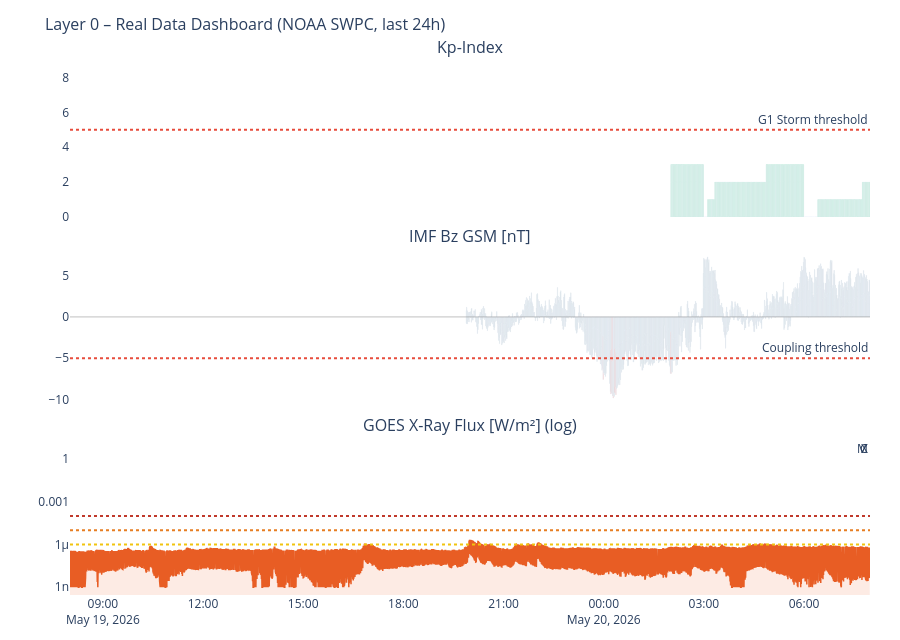

This figure's notebook cell:
### Markdown cell above
---
## 3. Time-Series Dashboard (Real Data)

### Code cell
# ============================================================
# DASHBOARD – Kp / Solar Wind / IMF Bz / X-Ray
# ============================================================

panels = [
    (df_kp,   'kp',     'Kp-Index',                       '#7F77DD', 'bar'),
    (df_sw,   'speed',  'Solar Wind Speed [km/s]',         '#F2A623', 'line'),
    (df_mag,  'bz_gsm', 'IMF Bz GSM [nT]',                '#378ADD', 'bar'),
    (df_xray, 'flux',   'GOES X-Ray Flux [W/m²] (log)',    '#E85D24', 'line'),
]
active = [(df, col, title, color, kind)
          for df, col, title, color, kind in panels
          if df is not None and col in df.columns]

if not active:
    print('No data available.')
else:
    fig = make_subplots(
        rows=len(active), cols=1, shared_xaxes=True,
        subplot_titles=[p[2] for p in active],
        vertical_spacing=0.06
    )
    for i, (df, col, title, color, kind) in enumerate(active, 1):
        ds = df.dropna(subset=[col])
        if kind == 'bar':
            if col == 'kp':
                mc = ['#2ecc71' if v < 4 else '#f39c12' if v < 6 else '#e74c3c'
                      for v in ds[col]]
            elif col == 'bz_gsm':
                mc = ['#e74c3c' if v < -5 else '#2ecc71' if v > 5 else '#95a5a6'
                      for v in ds[col]]
            else:
                mc = color
            fig.add_trace(go.Bar(x=ds['time'], y=ds[col], marker_color=mc,
                                 name=title, opacity=0.75), row=i, col=1)
        else:
            h = color.lstrip('#')
            r_c, g_c, b_c = int(h[0:2], 16), int(h[2:4], 16), int(h[4:6], 16)
            fc = f'rgba({r_c},{g_c},{b_c},0.12)'
            fig.add_trace(go.Scatter(x=ds['time'], y=ds[col], name=title,
                                     line=dict(color=color, width=1.5),
                                     fill='tozeroy', fillcolor=fc), row=i, col=1)

        if col == 'kp':
            fig.add_hline(y=5, line_dash='dot', line_color='#e74c3c',
                          annotation_text='G1 Storm threshold', row=i, col=1)
            fig.update_yaxes(range=[0, 9], row=i, col=1)
        elif col == 'speed':
            fig.add_hline(y=500, line_dash='dot', line_color='#E85D24',
                          annotation_text='Elevated wind', row=i, col=1)
        elif col == 'bz_gsm':
            fig.add_hline(y=0, line_color='gray', line_width=0.5, row=i, col=1)
            fig.add_hline(y=-5, line_dash='dot', line_color='#e74c3c',
                          annotation_text='Coupling threshold', row=i, col=1)
        elif col == 'flux':
            fig.update_yaxes(type='log', row=i, col=1)
            for lvl, lbl, lc in [(1e-4,'X','#c0392b'),(1e-5,'M','#e67e22'),(1e-6,'C','#f1c40f')]:
                fig.add_hline(y=lvl, line_dash='dot', line_color=lc,
                              annotation_text=lbl, row=i, col=1)

    fig.update_layout(
        title=dict(text='Layer 0 – Real Data Dashboard (NOAA SWPC, last 24h)', font=dict(size=16)),
        height=180 * len(active) + 100,
        showlegend=False,
        plot_bgcolor='rgba(0,0,0,0)', paper_bgcolor='rgba(0,0,0,0)',
        margin=dict(l=70, r=30, t=60, b=40)
    )
    fig.show()

### Figure 1 — Plotly figure (JSON) as saved in the notebook; plotly's stock layout.template omitted (floating-point values rounded to 4 significant figures; data arrays with more than 128 entries replaced by an {"elided": "..."} marker saying what was removed)
{"data": [{"marker": {"color": {"elided": "358 str values"}}, "name": "Kp-Index", "opacity": 0.75, "type": "bar", "x": {"elided": "358 str values"}, "xaxis": "x", "y": {"elided": "358 int values"}, "yaxis": "y"}, {"marker": {"color": {"elided": "1440 str values"}}, "name": "IMF Bz GSM [nT]", "opacity": 0.75, "type": "bar", "x": {"elided": "1440 str values"}, "xaxis": "x2", "y": {"elided": "1440 float values"}, "yaxis": "y2"}, {"fill": "tozeroy", "fillcolor": "rgba(232,93,36,0.12)", "line": {"color": "#E85D24", "width": 1.5}, "name": "GOES X-Ray Flux [W/m²] (log)", "type": "scatter", "x": {"elided": "2876 str values"}, "xaxis": "x3", "y": {"elided": "2876 float values"}, "yaxis": "y3"}], "layout": {"annotations": [{"font": {"size": 16}, "showarrow": false, "text": "Kp-Index", "x": 0.5, "xanchor": "center", "xref": "paper", "y": 1.0, "yanchor": "bottom", "yref": "paper"}, {"font": {"size": 16}, "showarrow": false, "text": "IMF Bz GSM [nT]", "x": 0.5, "xanchor": "center", "xref": "paper", "y": 0.6467, "yanchor": "bottom", "yref": "paper"}, {"font": {"size": 16}, "showarrow": false, "text": "GOES X-Ray Flux [W/m²] (log)", "x": 0.5, "xanchor": "center", "xref": "paper", "y": 0.2933, "yanchor": "bottom", "yref": "paper"}, {"showarrow": false, "text": "G1 Storm threshold", "x": 1, "xanchor": "right", "xref": "x domain", "y": 5, "yanchor": "bottom", "yref": "y"}, {"showarrow": false, "text": "Coupling threshold", "x": 1, "xanchor": "right", "xref": "x2 domain", "y": -5, "yanchor": "bottom", "yref": "y2"}, {"showarrow": false, "text": "X", "x": 1, "xanchor": "right", "xref": "x3 domain", "y": 0.0001, "yanchor": "bottom", "yref": "y3"}, {"showarrow": false, "text": "M", "x": 1, "xanchor": "right", "xref": "x3 domain", "y": 1e-05, "yanchor": "bottom", "yref": "y3"}, {"showarrow": false, "text": "C", "x": 1, "xanchor": "right", "xref": "x3 domain", "y": 1e-06, "yanchor": "bottom", "yref": "y3"}], "height": 640, "margin": {"b": 40, "l": 70, "r": 30, "t": 60}, "paper_bgcolor": "rgba(0,0,0,0)", "plot_bgcolor": "rgba(0,0,0,0)", "shapes": [{"line": {"color": "#e74c3c", "dash": "dot"}, "type": "line", "x0": 0, "x1": 1, "xref": "x domain", "y0": 5, "y1": 5, "yref": "y"}, {"line": {"color": "gray", "width": 0.5}, "type": "line", "x0": 0, "x1": 1, "xref": "x2 domain", "y0": 0, "y1": 0, "yref": "y2"}, {"line": {"color": "#e74c3c", "dash": "dot"}, "type": "line", "x0": 0, "x1": 1, "xref": "x2 domain", "y0": -5, "y1": -5, "yref": "y2"}, {"line": {"color": "#c0392b", "dash": "dot"}, "type": "line", "x0": 0, "x1": 1, "xref": "x3 domain", "y0": 0.0001, "y1": 0.0001, "yref": "y3"}, {"line": {"color": "#e67e22", "dash": "dot"}, "type": "line", "x0": 0, "x1": 1, "xref": "x3 domain", "y0": 1e-05, "y1": 1e-05, "yref": "y3"}, {"line": {"color": "#f1c40f", "dash": "dot"}, "type": "line", "x0": 0, "x1": 1, "xref": "x3 domain", "y0": 1e-06, "y1": 1e-06, "yref": "y3"}], "showlegend": false, "title": {"font": {"size": 16}, "text": "Layer 0 – Real Data Dashboard (NOAA SWPC, last 24h)"}, "xaxis": {"anchor": "y", "domain": [0.0, 1.0], "matches": "x3", "showticklabels": false}, "xaxis2": {"anchor": "y2", "domain": [0.0, 1.0], "matches": "x3", "showticklabels": false}, "xaxis3": {"anchor": "y3", "domain": [0.0, 1.0]}, "yaxis": {"anchor": "x", "domain": [0.7067, 1.0], "range": [0, 9]}, "yaxis2": {"anchor": "x2", "domain": [0.3533, 0.6467]}, "yaxis3": {"anchor": "x3", "domain": [0.0, 0.2933], "type": "log"}}}
